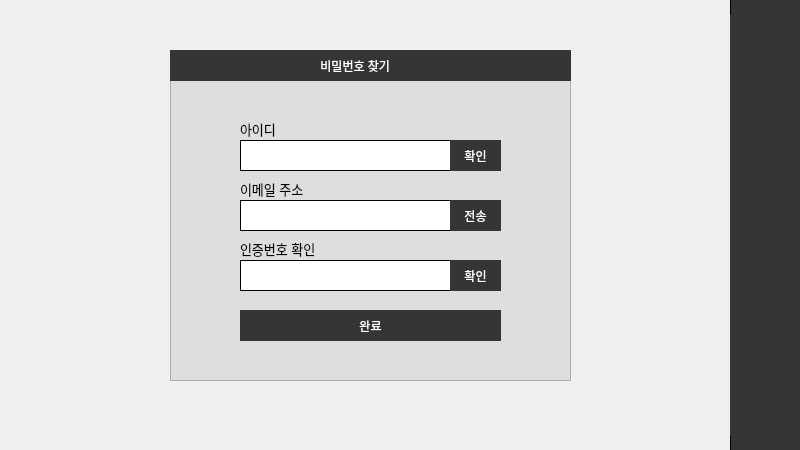
<?xml version="1.0" encoding="UTF-8"?>
<ui version="4.0">
 <class>Dialog</class>
 <widget class="QDialog" name="Dialog">
  <property name="geometry">
   <rect>
    <x>0</x>
    <y>0</y>
    <width>800</width>
    <height>450</height>
   </rect>
  </property>
  <property name="windowTitle">
   <string>비밀번호찾기</string>
  </property>
  <property name="styleSheet">
   <string notr="true"/>
  </property>
  <widget class="QTextBrowser" name="textBrowser">
   <property name="geometry">
    <rect>
     <x>170</x>
     <y>80</y>
     <width>401</width>
     <height>301</height>
    </rect>
   </property>
   <property name="styleSheet">
    <string notr="true">background-color:#dedede;</string>
   </property>
  </widget>
  <widget class="QLabel" name="label_6">
   <property name="geometry">
    <rect>
     <x>240</x>
     <y>240</y>
     <width>91</width>
     <height>17</height>
    </rect>
   </property>
   <property name="font">
    <font>
     <family>Arial</family>
     <pointsize>10</pointsize>
     <weight>50</weight>
     <bold>false</bold>
    </font>
   </property>
   <property name="styleSheet">
    <string notr="true"/>
   </property>
   <property name="text">
    <string>인증번호 확인</string>
   </property>
  </widget>
  <widget class="QLineEdit" name="emailnum_Edit">
   <property name="geometry">
    <rect>
     <x>240</x>
     <y>260</y>
     <width>261</width>
     <height>31</height>
    </rect>
   </property>
   <property name="styleSheet">
    <string notr="true">QLineEdit{
border:1px solid #000;
background:#fff;
}

QLineEdit:focus{
border:2px solid #353535;
}</string>
   </property>
  </widget>
  <widget class="QLineEdit" name="email_Edit">
   <property name="geometry">
    <rect>
     <x>240</x>
     <y>200</y>
     <width>261</width>
     <height>31</height>
    </rect>
   </property>
   <property name="styleSheet">
    <string notr="true">QLineEdit{
border:1px solid #000;
background:#fff;
}

QLineEdit:focus{
border:2px solid #353535;
}</string>
   </property>
  </widget>
  <widget class="QPushButton" name="join_Btn">
   <property name="geometry">
    <rect>
     <x>240</x>
     <y>310</y>
     <width>261</width>
     <height>31</height>
    </rect>
   </property>
   <property name="font">
    <font>
     <family>Arial</family>
     <weight>50</weight>
     <bold>false</bold>
    </font>
   </property>
   <property name="styleSheet">
    <string notr="true">QPushButton{
border:1px solid #353535;
background-color:#353535;
color:#fff;
}

QPushButton:hover{
background-color:#fff;
color:#353535;
}
</string>
   </property>
   <property name="text">
    <string>완료</string>
   </property>
  </widget>
  <widget class="QLabel" name="label_5">
   <property name="geometry">
    <rect>
     <x>240</x>
     <y>180</y>
     <width>81</width>
     <height>17</height>
    </rect>
   </property>
   <property name="font">
    <font>
     <family>Arial</family>
     <pointsize>10</pointsize>
     <weight>50</weight>
     <bold>false</bold>
    </font>
   </property>
   <property name="styleSheet">
    <string notr="true"/>
   </property>
   <property name="text">
    <string>이메일 주소</string>
   </property>
  </widget>
  <widget class="QPushButton" name="id_Btn">
   <property name="geometry">
    <rect>
     <x>450</x>
     <y>140</y>
     <width>51</width>
     <height>31</height>
    </rect>
   </property>
   <property name="font">
    <font>
     <family>Arial</family>
     <weight>50</weight>
     <bold>false</bold>
    </font>
   </property>
   <property name="styleSheet">
    <string notr="true">QPushButton{
border:1px solid #353535;
background-color:#353535;
color:#fff;
}

QPushButton:hover{
background-color:#fff;
color:#353535;
}
</string>
   </property>
   <property name="text">
    <string>확인</string>
   </property>
  </widget>
  <widget class="QLineEdit" name="id_Edit">
   <property name="geometry">
    <rect>
     <x>240</x>
     <y>140</y>
     <width>261</width>
     <height>31</height>
    </rect>
   </property>
   <property name="styleSheet">
    <string notr="true">QLineEdit{
border:1px solid #000;
background:#fff;
}

QLineEdit:focus{
border:2px solid #353535;
}</string>
   </property>
  </widget>
  <widget class="QLabel" name="label">
   <property name="geometry">
    <rect>
     <x>240</x>
     <y>120</y>
     <width>67</width>
     <height>17</height>
    </rect>
   </property>
   <property name="font">
    <font>
     <family>Arial</family>
     <pointsize>10</pointsize>
     <weight>50</weight>
     <bold>false</bold>
    </font>
   </property>
   <property name="styleSheet">
    <string notr="true"/>
   </property>
   <property name="text">
    <string>아이디</string>
   </property>
  </widget>
  <widget class="QPushButton" name="email_Btn">
   <property name="geometry">
    <rect>
     <x>450</x>
     <y>200</y>
     <width>51</width>
     <height>31</height>
    </rect>
   </property>
   <property name="font">
    <font>
     <family>Arial</family>
     <weight>50</weight>
     <bold>false</bold>
    </font>
   </property>
   <property name="styleSheet">
    <string notr="true">QPushButton{
border:1px solid #353535;
background-color:#353535;
color:#fff;
}

QPushButton:hover{
background-color:#fff;
color:#353535;
}
</string>
   </property>
   <property name="text">
    <string>전송</string>
   </property>
  </widget>
  <widget class="QPushButton" name="email_C_Btn">
   <property name="geometry">
    <rect>
     <x>450</x>
     <y>260</y>
     <width>51</width>
     <height>31</height>
    </rect>
   </property>
   <property name="font">
    <font>
     <family>Arial</family>
     <weight>50</weight>
     <bold>false</bold>
    </font>
   </property>
   <property name="styleSheet">
    <string notr="true">QPushButton{
border:1px solid #353535;
background-color:#353535;
color:#fff;
}

QPushButton:hover{
background-color:#fff;
color:#353535;
}
</string>
   </property>
   <property name="text">
    <string>확인</string>
   </property>
  </widget>
  <widget class="QLabel" name="label_2">
   <property name="geometry">
    <rect>
     <x>170</x>
     <y>50</y>
     <width>401</width>
     <height>31</height>
    </rect>
   </property>
   <property name="styleSheet">
    <string notr="true">border:1px solid #353535;
background-color:#353535;
color:#fff;</string>
   </property>
   <property name="text">
    <string>                                            비밀번호 찾기</string>
   </property>
  </widget>
  <widget class="QPushButton" name="donation_icon">
   <property name="enabled">
    <bool>false</bool>
   </property>
   <property name="geometry">
    <rect>
     <x>730</x>
     <y>295</y>
     <width>71</width>
     <height>71</height>
    </rect>
   </property>
   <property name="font">
    <font>
     <family>Adobe Arabic</family>
     <pointsize>16</pointsize>
    </font>
   </property>
   <property name="styleSheet">
    <string notr="true">QPushButton{
background:#353535;
border:none;
}
QPushButton:hover{
border:2px solid #fff; 
}</string>
   </property>
   <property name="text">
    <string/>
   </property>
   <property name="icon">
    <iconset>
     <normaloff>icon/Icon5.png</normaloff>icon/Icon5.png</iconset>
   </property>
   <property name="iconSize">
    <size>
     <width>35</width>
     <height>35</height>
    </size>
   </property>
  </widget>
  <widget class="QPushButton" name="home_icon">
   <property name="enabled">
    <bool>false</bool>
   </property>
   <property name="geometry">
    <rect>
     <x>730</x>
     <y>15</y>
     <width>71</width>
     <height>71</height>
    </rect>
   </property>
   <property name="font">
    <font>
     <family>Adobe Arabic</family>
     <pointsize>16</pointsize>
    </font>
   </property>
   <property name="styleSheet">
    <string notr="true">QPushButton{
background:#353535;
border:none;
}
QPushButton:hover{
border:2px solid #fff; 
}</string>
   </property>
   <property name="text">
    <string/>
   </property>
   <property name="icon">
    <iconset>
     <normaloff>icon/Icon1.png</normaloff>icon/Icon1.png</iconset>
   </property>
   <property name="iconSize">
    <size>
     <width>35</width>
     <height>35</height>
    </size>
   </property>
  </widget>
  <widget class="QPushButton" name="return_icon">
   <property name="enabled">
    <bool>false</bool>
   </property>
   <property name="geometry">
    <rect>
     <x>730</x>
     <y>225</y>
     <width>71</width>
     <height>71</height>
    </rect>
   </property>
   <property name="font">
    <font>
     <family>Adobe Arabic</family>
     <pointsize>16</pointsize>
    </font>
   </property>
   <property name="styleSheet">
    <string notr="true">QPushButton{
background:#353535;
border:none;
}
QPushButton:hover{
border:2px solid #fff; 
}</string>
   </property>
   <property name="text">
    <string/>
   </property>
   <property name="icon">
    <iconset>
     <normaloff>icon/Icon4.png</normaloff>icon/Icon4.png</iconset>
   </property>
   <property name="iconSize">
    <size>
     <width>35</width>
     <height>35</height>
    </size>
   </property>
  </widget>
  <widget class="QPushButton" name="search_icon">
   <property name="enabled">
    <bool>false</bool>
   </property>
   <property name="geometry">
    <rect>
     <x>730</x>
     <y>85</y>
     <width>71</width>
     <height>71</height>
    </rect>
   </property>
   <property name="font">
    <font>
     <family>Adobe Arabic</family>
     <pointsize>16</pointsize>
    </font>
   </property>
   <property name="styleSheet">
    <string notr="true">QPushButton{
background:#353535;
border:none;
}
QPushButton:hover{
border:2px solid #fff; 
}</string>
   </property>
   <property name="text">
    <string/>
   </property>
   <property name="icon">
    <iconset>
     <normaloff>icon/Icon2.png</normaloff>icon/Icon2.png</iconset>
   </property>
   <property name="iconSize">
    <size>
     <width>40</width>
     <height>40</height>
    </size>
   </property>
  </widget>
  <widget class="QPushButton" name="shopping_icon">
   <property name="enabled">
    <bool>false</bool>
   </property>
   <property name="geometry">
    <rect>
     <x>730</x>
     <y>155</y>
     <width>71</width>
     <height>71</height>
    </rect>
   </property>
   <property name="font">
    <font>
     <family>Adobe Arabic</family>
     <pointsize>16</pointsize>
    </font>
   </property>
   <property name="styleSheet">
    <string notr="true">QPushButton{
background:#353535;
border:none;
}
QPushButton:hover{
border:2px solid #fff; 
}</string>
   </property>
   <property name="text">
    <string/>
   </property>
   <property name="icon">
    <iconset>
     <normaloff>icon/Icon3.png</normaloff>icon/Icon3.png</iconset>
   </property>
   <property name="iconSize">
    <size>
     <width>35</width>
     <height>35</height>
    </size>
   </property>
  </widget>
  <widget class="QPushButton" name="user_icon">
   <property name="enabled">
    <bool>false</bool>
   </property>
   <property name="geometry">
    <rect>
     <x>730</x>
     <y>365</y>
     <width>71</width>
     <height>71</height>
    </rect>
   </property>
   <property name="font">
    <font>
     <family>Adobe Arabic</family>
     <pointsize>16</pointsize>
    </font>
   </property>
   <property name="styleSheet">
    <string notr="true">QPushButton{
background:#353535;
border:none;
}
QPushButton:hover{
border:2px solid #fff; 
}</string>
   </property>
   <property name="text">
    <string/>
   </property>
   <property name="icon">
    <iconset>
     <normaloff>icon/Icon6.png</normaloff>icon/Icon6.png</iconset>
   </property>
   <property name="iconSize">
    <size>
     <width>40</width>
     <height>40</height>
    </size>
   </property>
  </widget>
  <widget class="QTextBrowser" name="textBrowser_4">
   <property name="geometry">
    <rect>
     <x>730</x>
     <y>-20</y>
     <width>71</width>
     <height>471</height>
    </rect>
   </property>
   <property name="styleSheet">
    <string notr="true">border:1px solid; background-color:#353535;</string>
   </property>
  </widget>
  <zorder>textBrowser_4</zorder>
  <zorder>textBrowser</zorder>
  <zorder>email_Edit</zorder>
  <zorder>label_6</zorder>
  <zorder>emailnum_Edit</zorder>
  <zorder>join_Btn</zorder>
  <zorder>label_5</zorder>
  <zorder>id_Edit</zorder>
  <zorder>label</zorder>
  <zorder>id_Btn</zorder>
  <zorder>email_Btn</zorder>
  <zorder>email_C_Btn</zorder>
  <zorder>label_2</zorder>
  <zorder>donation_icon</zorder>
  <zorder>home_icon</zorder>
  <zorder>return_icon</zorder>
  <zorder>search_icon</zorder>
  <zorder>shopping_icon</zorder>
  <zorder>user_icon</zorder>
 </widget>
 <resources>
  <include location="re.qrc"/>
 </resources>
 <connections/>
</ui>
